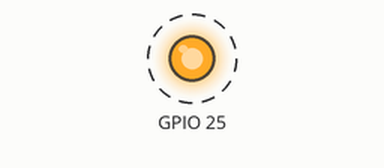
Recording of a sketch running on a simulated ESP32. On the bench: output pins drawn as LEDs (lit = HIGH). Dashed ring = blinking. What the sketch prints to the serial monitor is not drawn.

Above: at 0.5 s.
Timing chart, 0 to 4.6 s (numbered marks = the images above):
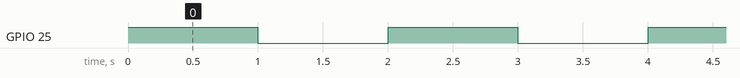

Measured:
- by itself, GPIO 25: alternates HIGH for 1.0 s and LOW for 1.0 s

The sketch:

ch3_6_1.ino
```cpp
//Generated Date: Mon, 15 Jul 2024 08:30:06 GMT


void setup()
{
  Serial.begin(115200);


}

void loop()
{
  pinMode(25, OUTPUT);
  digitalWrite(25, 1);
  Serial.println("輸出高電位");
  delay(1000);
  pinMode(25, OUTPUT);
  digitalWrite(25, 0);
  Serial.println("輸出低電位");
  delay(1000);
}
```
